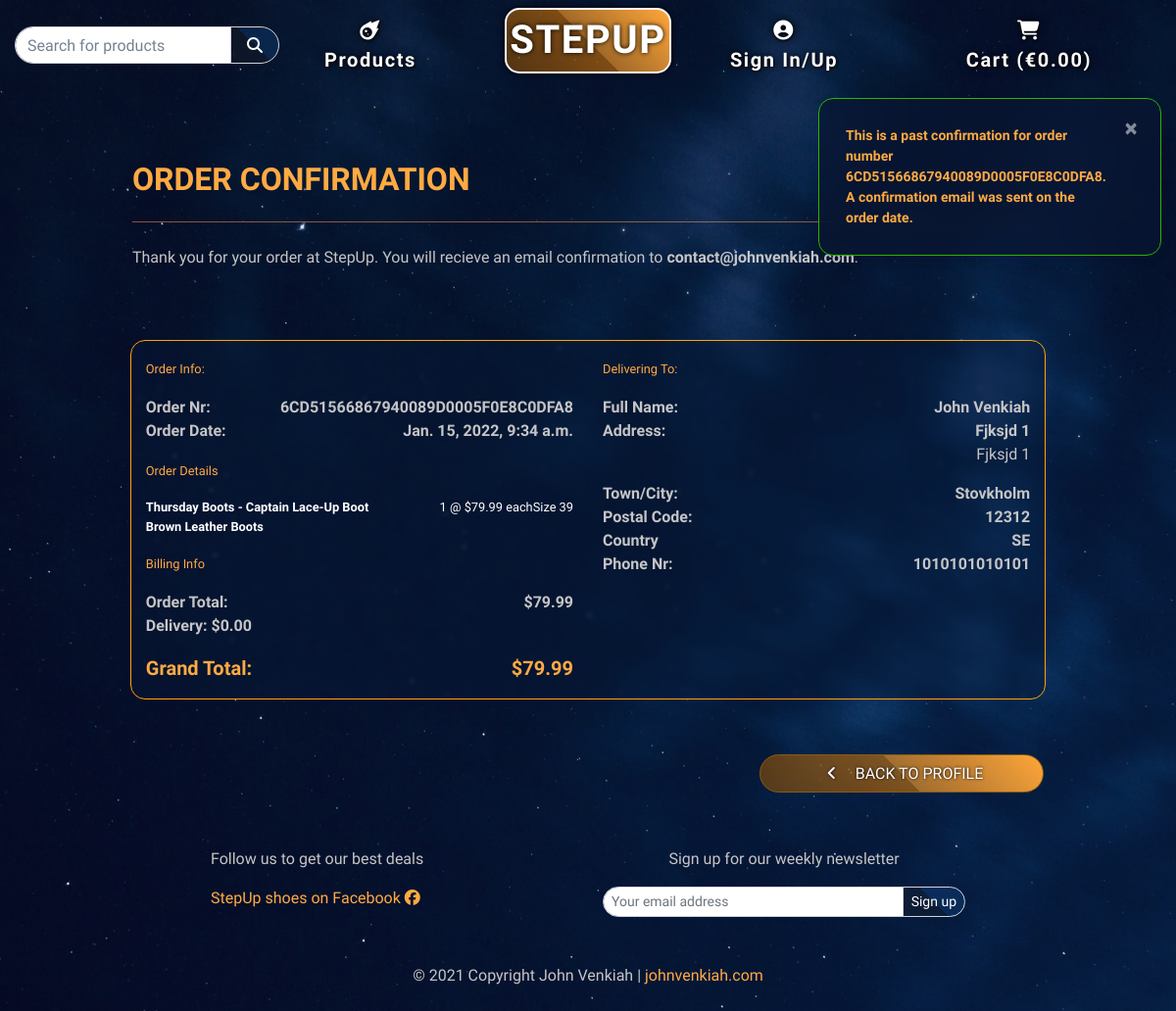
Page /my_stepup/order_history/6CD51566867940089D0005F0E8C0DFA8 on the committed database.
### checkout/models.py (models this page shows, shortened)
class Order(models.Model):
    order_number = models.CharField(
        max_length=32,
        null=False,
        editable=False
    )
    user_profile = models.ForeignKey(UserProfile, on_delete=models.SET_NULL,
                                     null=True, blank=True,
                                     related_name='orders')
    full_name = models.CharField(
        max_length=50,
        null=False,
        blank=False
    )
    email = models.EmailField(
        max_length=254,
        null=False,
        blank=False
    )
    phone_number = models.CharField(max_length=20, null=False, blank=False)
    country = CountryField(blank_label='Country *', null=False, blank=False)
    postcode = models.CharField(max_length=20, null=True, blank=True)
    town_or_city = models.CharField(max_length=40, null=False, blank=False)
    street_address1 = models.CharField(max_length=80, null=False, blank=False)
    street_address2 = models.CharField(max_length=80, null=True, blank=True)
    county = models.CharField(max_length=80, null=True, blank=True)
    date = models.DateTimeField(auto_now_add=True)
    delivery_cost = models.DecimalField(max_digits=6, decimal_places=2,
                                        null=False, default=0)
    order_total = models.DecimalField(max_digits=10, decimal_places=2,
                                      null=False, default=0)
    grand_total = models.DecimalField(max_digits=10, decimal_places=2,
                                      null=False, default=0)
    original_cart = models.TextField(null=False, blank=False, default='')
    stripe_pid = models.CharField(max_length=254, null=False, blank=False,
                                  default='')

class OrderLineItem(models.Model):
    order = models.ForeignKey(Order, null=False, blank=False,
                              on_delete=models.CASCADE,
                              related_name='lineitems')
    product = models.ForeignKey(Product, null=False, blank=False,
                                on_delete=models.CASCADE)
    product_size = models.CharField(max_length=2, null=True,
                                    blank=True)
    quantity = models.IntegerField(null=False, blank=False, default=0)
    lineitem_total = models.DecimalField(max_digits=6, decimal_places=2,
                                         null=False, blank=False,
                                         editable=False)

### products/models.py (models this page shows, shortened)
class Product(models.Model):
    class Meta:
        ordering = ['id']
    art_nr = models.CharField(
        verbose_name=_('Art. Nr'),
        max_length=254,
    )
    name = models.CharField(
        verbose_name=_('Name'),
        max_length=254,
        unique=True
    )
    category = models.ForeignKey(
        'Category',
        null=True,
        blank=True,
        on_delete=models.SET_NULL
    )
    initial_price = models.DecimalField(
        verbose_name=_('Initial Price'),
        max_digits=6,
        decimal_places=2,
        validators=[
            MinValueValidator(0)
        ],
        null=True,
        blank=True
    )
    price = models.DecimalField(
        verbose_name=_('Price'),
        max_digits=6,
        decimal_places=2,
        validators=[
            MinValueValidator(0)
        ]
    )
    description = models.TextField(
        verbose_name=_('Description'),
    )
    gender = models.CharField(
        verbose_name=_('Gender'),
        choices=GENDER_CHOICES,
        max_length=24,
        default='u'
    )
    brand = models.ForeignKey(
        'Brand',
        null=True,
        blank=True,
        on_delete=models.SET_NULL
    )
    details = models.CharField(
        verbose_name=_('Product Details'),
        max_length=254,
        null=True,
        blank=True
    )
    size_type = models.CharField(
        verbose_name=_('Size Type'),
        choices=SIZE_CHOICES,
        max_length=24,
        default='N/A'
    )
    rating = models.DecimalField(
        verbose_name=_('Rating'),
        max_digits=6,
        decimal_places=2,
        null=True,
        blank=True
    )
    is_new = models.BooleanField(
        verbose_name=('Is New'),
        default=False
    )
    discount = models.DecimalField(
        verbose_name=_('Discount'),
        max_digits=6,
        decimal_places=2,
        null=True,
        blank=True
    )
    image_url = models.URLField(
        verbose_name=_('Image URL'),
        max_length=1024,
        null=True,
        blank=True
    )
    image = models.ImageField(
        verbose_name=_('Image'),
        null=True,
        blank=True
    )

### profiles/views.py (the view)
def order_history(request, order_number):
    order = get_object_or_404(Order, order_number=order_number)
    messages.info(request, (
        f'This is a past confirmation for order number {order_number}. '
        'A confirmation email was sent on the order date.'
    ))
    template = 'checkout/order_confirmation.html'
    context = {
        'order': order,
        'from_profile': True,
    }
    return render(request, template, context)

### cart/contexts.py (called while the page is built, shortened)
def cart_contents(request):
    cart_items = []
    total = 0
    product_count = 0
    cart = request.session.get('cart', {})
    if total < settings.FREE_DELIVERY_THRESHOLD:
        delivery = total * Decimal(settings.STANDARD_DELIVERY_PERCENTAGE / 100)
        free_delivery_delta = settings.FREE_DELIVERY_THRESHOLD - total
    else:
        delivery = 0
        free_delivery_delta = 0
    grand_total = delivery + total
    context = {
        'cart_items': cart_items,
        'total': total,
        'product_count': product_count,
        'delivery': delivery,
        'free_delivery_delta': free_delivery_delta,
        'free_delivery_threshold': settings.FREE_DELIVERY_THRESHOLD,
        'grand_total': grand_total,
    }
    return context

### products/contexts.py (called while the page is built)
def get_brands(request):  # pylint: disable=unused-argument
    all_brands = Brand.objects.all()  # pylint: disable=no-member
    return {
        'all_brands': all_brands,
    }

### checkout/templates/checkout/order_confirmation.html (shortened to what this page needs)
{% extends "base.html" %}
{% load static %}
{% block extra_css %}
    <link rel="stylesheet" href="{% static 'checkout/css/checkout.css' %}">
{% endblock %}
{% block page_header %}
    <div class="container header-container">
    </div>
{% endblock %}
{% block content %}
    <div class="container">
        <div class="row">
            <div class="col">
                <h2 class="logo-font mb-4">Order Confirmation</h2>
                <hr>
                <p class="my-4">Thank you for your order at StepUp. You will recieve an email confirmation to <strong>{{ order.email }}</strong>.</p>
            </div>
        </div>
        <div class="row my-5">
            <div class="checkout-col row">
                <div class="col-12 col-md-6">
                    <div class="order-confirmation-wrapper">
                        <div class="row my-3">
                            <div class="col">
                                <small class="text-orange">Order Info:</small>
                            </div>
                        </div>
                        <div class="row">
                            <div class="col-12">
                                <p class="mb-0 font-weight-bold">Order Nr: <span class="float-right">{{ order.order_number }}</span></p>
                            </div>
                        </div>
                        <div class="row">
                            <div class="col-12">
                                <p class="mb-0 font-weight-bold">Order Date: <span class="float-right">{{ order.date }}</span></p>
                            </div>
                        </div>
                        <div class="row my-3">
                            <div class="col">
                                <small class="text-orange">Order Details</small>
                            </div>
                        </div>
                        {% for item in order.lineitems.all %}
                        <div class="row">
                            <div class="col-12 col-md-7">
                                <p class="small mb-0 text-orange font-weight-bold">{{ item.product.name }}</p>
                            </div>
                            <div class="col-12 col-md-5 text-md-right">
                                <p class="small mb-0">{{ item.quantity }} @ ${{ item.product.price }} each
                                    {% if item.product_size %}
                                    <span class="float-right">Size {{ item.product_size }}</span>
                                {% endif %}
                                </p>
                            </div>
                        </div>
                        {% endfor %}
                        <div class="row my-3">
                            <div class="col">
                                <small class="text-orange">Billing Info</small>
                            </div>
                        </div>
                        <div class="row">
                            <div class="col-12">
                                <p class="mb-0 font-weight-bold">Order Total: <span class="float-right">${{ order.order_total }}</span></p>
                            </div>
                        </div>
                        <div class="row">
                            <div class="col-12">
                                <p class="mb-0 font-weight-bold">Delivery: <span class="mb-0">${{ order.delivery_cost }}</span></p>
                            </div>
                        </div>
                        <div class="row">
                            <div class="col-12 my-3">
                                <p class="mb-0 lead text-orange font-weight-bold">Grand Total: <span class="float-right">${{ order.grand_total }}</span></p>
                            </div>
                        </div>
                    </div>
                </div>
                <div class="col-12 col-md-6">
                    <div class="order-confirmation-wrapper mb-3">
                        <div class="row my-3">
                            <div class="col">
                                <small class="text-orange">Delivering To:</small>
                            </div>
                        </div>
                        <div class="row">
                            <div class="col-12">
                                <p class="mb-0 font-weight-bold">Full Name: <span class="float-right">{{ order.full_name }}</span></p>
                            </div>
                        </div>
                        <div class="row">
                            <div class="col-12">
                                <p class="mb-0 font-weight-bold">Address: <span class="float-right">{{ order.street_address1 }}</span></p>
                                {% if order.street_address2 %}<p class="float-right">{{ order.street_address1 }}</p>{% endif %}
                            </div>
                        </div>
                        <div class="row">
                            <div class="col-12">
                                <p class="mb-0 text-black font-weight-bold">Town/City: <span class="float-right">{{ order.town_or_city }}</span></p>
                            </div>
                        </div>
                        {% if order.postcode %}
                        <div class="row">
                            <div class="col-12">
                                <p class="mb-0 text-black font-weight-bold">Postal Code: <span class="float-right">{{ order.postcode }}</span></p>
                            </div>
                        </div>
                        {% endif %}
                        <div class="row">
                            <div class="col-12">
                                <p class="mb-0 text-black font-weight-bold">Country<span class="float-right">{{ order.country }}</span></p>
                            </div>
                        </div>
                        <div class="row">
                            <div class="col-12">
                                <p class="mb-0 text-black font-weight-bold">Phone Nr: <span class="float-right">{{ order.phone_number }}</span></p>
                            </div>
                        </div>
                    </div>
                </div>
            </div>
        </div>
        <div class="row justify-content-end">
			<div class="col-12 col-md-6 col-lg-4">
                {% if from_profile %}
                    <a href="{% url 'my_stepup' %}" class="btn btn-block btn-orange my-2">
                        <span class="icon mr-2">
                            <i class="fas fa-angle-left"></i>
                        </span>
                        <span class="text-uppercase">Back to Profile</span>
                    </a>
                {% endif %}
			</div>
		</div>
    </div>
{% endblock %}

### static/css/base.css (style rules this page uses)
html { height: 100%; scroll-behavior: smooth; }
body { background: url('/media/stars.jpg') no-repeat center center fixed; background-size: cover; height: calc(100vh - 164px); color: #c5c5c5; font-family: 'Anaheim', sans-serif; }
.icon { align-items: center; display: inline-flex; justify-content: center; height: 1.5rem; width: 1.5rem; }
h2, .nav-link { font-family: 'Abel', sans-serif; }
h2.logo-font { color: #ffaa42 !important; }
hr { border-top: 1px solid rgba(255, 166, 71, 0.5); }
p { color: #c5c5c5; }
.logo-font { text-transform: uppercase; font-weight: bold; }
.btn { border: 1px solid transparent; transition: all .2s ease-in-out; }
.btn-orange { background: linear-gradient(45deg, #9351008c, #e17c008c 50%, #dd8b27b9 50%, #ffa73a); color: white; border: 1px solid #865d11; text-shadow: 0.4px 0.4px 3px black; }
@media (min-width: 1200px) { .container { max-width: 80%; } }
input, input.form-control, .btn, .custom-select, select.form-control { border-radius: 50px; -moz-border-radius: 50px; }
.text-orange { color: #ffaa42 !important; }
.small { color: #fff !important; }
@media (min-width: 992px) { .header-container { padding-top: 164px; } }

### checkout/static/checkout/css/checkout.css (style rules this page uses)
.checkout-col { width: 100%; background: #091a3870; border: 1px solid orange; backdrop-filter: blur(2px); border-radius: 15px; margin: 0 .8rem; }

### rows in the picture
Order: email "contact@johnvenkiah.com", order_number "6CD51566867940089D0005F0E8C0DFA8", date "Jan. 15, 2022, 9:34 a.m.", order_total "79.99", delivery_cost "0.00", grand_total "79.99", full_name "John Venkiah", street_address1 "Fjksjd 1", town_or_city "Stovkholm", postcode "12312", country "SE", phone_number "1010101010101"
OrderLineItem: product.name "Thursday Boots - Captain Lace-Up Boot Brown Leather Boots", quantity "1", product.price "79.99", product_size "39"

### other values in the picture
{{ message }} "This is a past confirmation for order number 6CD51566867940089D0005F0E8C0DFA8. A confirmation email was sent on the order date."
